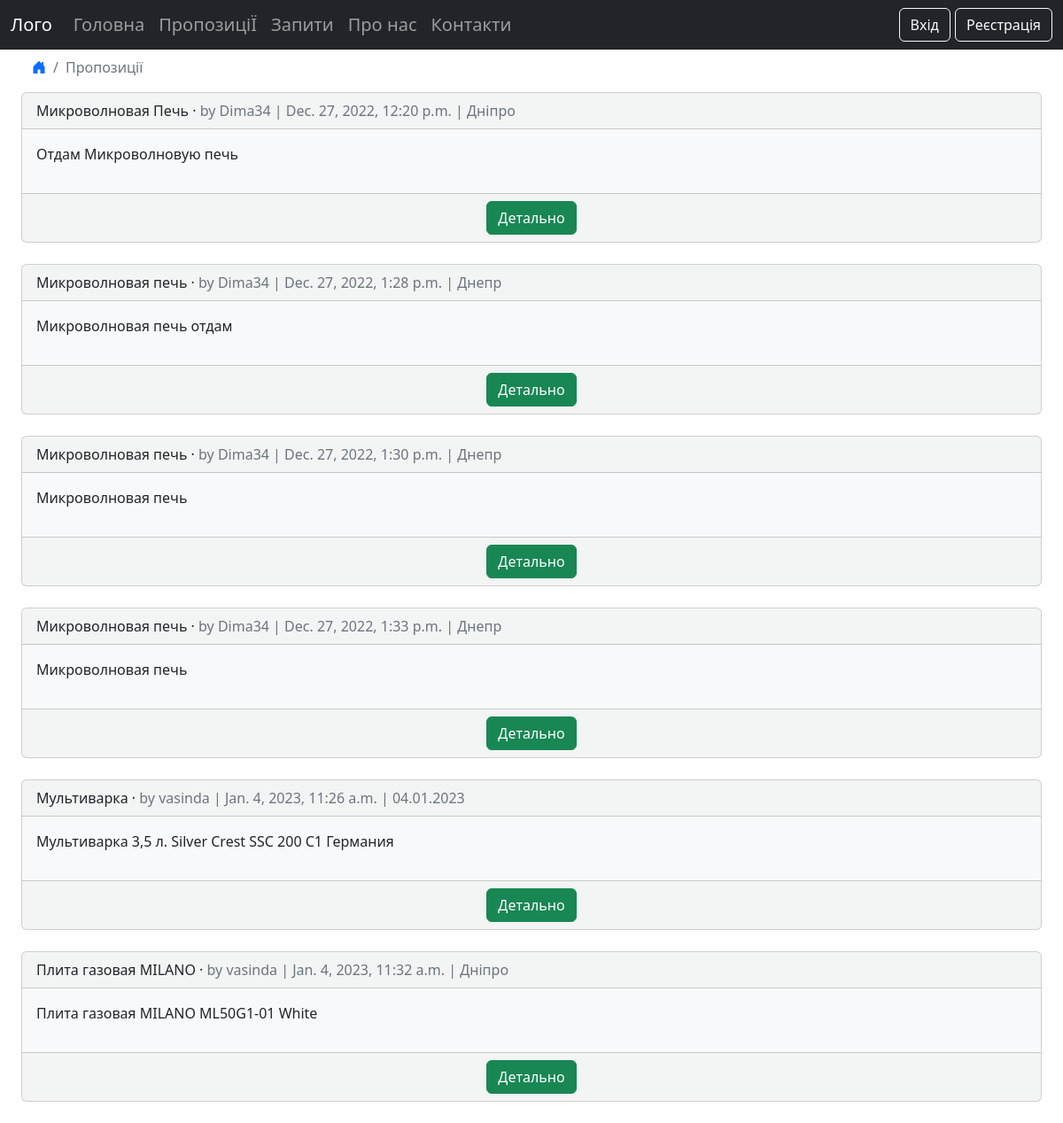
Before: /offers/ with the older database file.
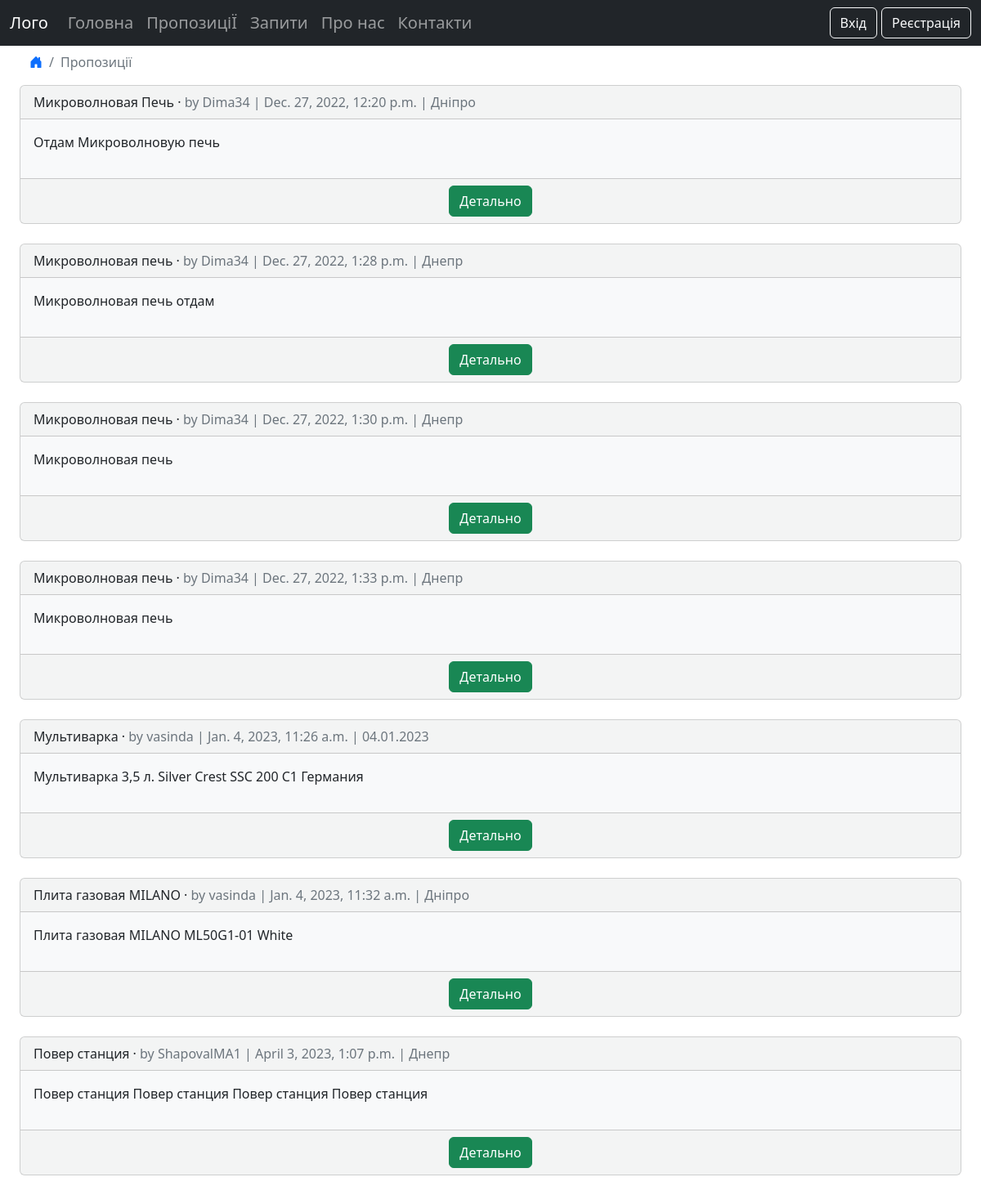
After: the same page with the newer database file.
### offers/models.py (models this page shows, shortened)
class Offers(models.Model):
    title = models.CharField(max_length=255)
    body = models.TextField('Опис', max_length=255)
    url_image = models.URLField(blank=True, null=True)
    location = models.TextField(blank=True)
    date = models.DateTimeField(auto_now_add=True)
    author = models.ForeignKey(
        'accounts.CustomUser',
        on_delete=models.CASCADE,
    )
    request = models.ForeignKey('requests.Requests', on_delete=models.CASCADE, blank=True, null=True)

### accounts/models.py (models this page shows)
class CustomUser(AbstractUser):
    phone = models.CharField(max_length=15)

### offers/views.py (the view)
# urls.py: path("", OffersListView.as_view(), name="offers_list"),
class OffersListView(ListView):
    model = Offers
    template_name = "offers_list.html"

### templates/offers_list.html (shortened to what this page needs)
{% extends "base.html" %}
{% load crispy_forms_tags %}
{% block content %}
<ul class="breadcrumb ms-4">
    <li class="breadcrumb-item"><a href="{% url 'home' %}"><i class="bi bi-house-door-fill"></i></a></li>
    <li class="breadcrumb-item active">Пропозиції</li>
</ul>
{% for offers in offers_list %}
<div class="container-fluid">
    <div class="card card-list bg-light bg-opacity-50">
        <div class="card-header">
            <span class="font-weight-bold">{{ offers.title }}</span> &middot;
            <span class="text-muted">by {{ offers.author }} |
                {{ offers.date }} | {{ offers.location }}</span>
        </div>
        <div class="card-body bg-light post-entry">
            <p>{{ offers.body }}</p>
        </div>
        <div class="card-footer text-center text-muted">
            <a class = "btn btn-success" href="{% url 'offers_detail' offers.pk %}">Детально</a>
        </div>
    </div>
</div>
{% endfor %}
{% endblock content %}

Changed rows visible on the page:
added Offers: title "Повер станция", author "ShapovalMA1", date "April 3, 2023, 1:07 p.m.", location "Днепр", body "Повер станция Повер станция Повер станция Повер станция"
